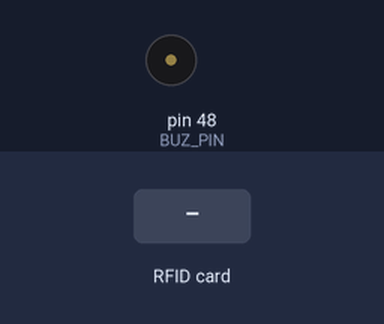
Bench run of a program on a simulated Arduino Mega 2560, built with avr-gcc and run on an emulated ATmega2560. Shown: buzzer (waves = sounding). The inputs (shaded band) are chosen by the test bench. Storage starts empty; no radio packets arrive unless stated; what the program prints to the serial monitor is not drawn.

Above: at 2.5 s.
2.6 s: RFID card 5E 7A 19 C4 held to the reader
At 10.1 s:
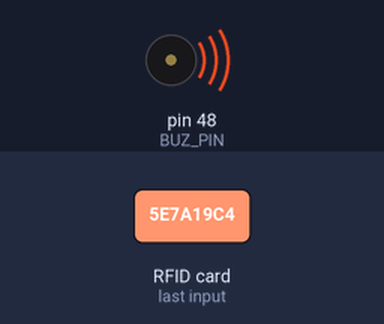
Timing chart, 0 to 11.6 s (numbered marks = the images above; inputs shaded):
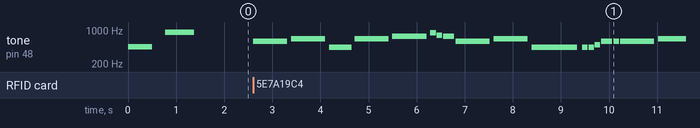

The program:

main.cpp
```cpp
#include <Arduino.h>
#include <RH_RF95.h>
#include <MFRC522.h>
#include <SD.h>

#include <SPI.h>

#include <megalovania.h>
#include <rickroll.h>

#define RFM_CS 4
#define RFM_INT 3
#define RFM_RST 2
#define RFM_FREQUENCY 434.2F

#define RFID_CS 7
#define RFID_RST 6
#define BUZ_PIN 48

RH_RF95 RFM = RH_RF95(RFM_CS, RFM_INT);
MFRC522 RFID = MFRC522(RFID_CS, RFID_RST);
File dataFile;

char* packet = (char*) malloc(200 * sizeof(char));

bool debug = true;
bool targetselected = false;

void play(uint8_t pin, uint16_t frequency, uint32_t duration) {
    tone(pin, frequency);
    delay(duration);
    noTone(pin);
}

void setup() {
    Serial.begin(9600);
    while (!Serial);

    Serial.println("[Debug] Starting initialisation...");
    play(BUZ_PIN, 450, 500);

    pinMode(RFM_RST, OUTPUT);
    digitalWrite(RFM_RST, LOW);
    delay(100);
    digitalWrite(RFM_RST, HIGH);
    delay(100);

    if (!RFM.init()) {
        Serial.println("[Debug] Failed to initialise RFM9x LoRa.");
    } else {
        RFM.setFrequency(RFM_FREQUENCY);
        RFM.setModeRx();
        Serial.println("[Debug] RFM9x LoRa initialised!");
    }

    if (!SD.begin(49)) {
        Serial.println("[Debug] Failed to initialise the SD card.");
    } else {
        Serial.println("[Debug] SD card initialised!");
    }

    RFID.PCD_Init();
    Serial.println("[Debug] RFID initialised!");
    play(BUZ_PIN, 900, 600);
}

void loop() {
    uint8_t buf[200];
    uint8_t len = sizeof(buf);
    if (RFM.recv(buf, &len)) {
        packet = (char*) buf;
        if (packet[0] == 'P' && packet[1] == 'R' && packet[2] == 'b' && packet[3] == '_') {
            if (debug) {
                Serial.print(packet);
                Serial.print(" (RSSI: ");
                Serial.print(RFM.lastRssi());
                Serial.print(")");
            }

            if (packet[4] == 'D') {
                dataFile = SD.open("datatext.txt", FILE_WRITE);
            }

            if (packet[4] == 'P') {
                dataFile = SD.open("poi.txt", FILE_WRITE);
            }

            if (dataFile) {
                dataFile.println(packet);
                dataFile.close();
            }
        }
    }

    while (!Serial.available() == 0) {
        if (Serial.readString() == "poi") {
            debug = false;
            dataFile = SD.open("poi.txt");
            if (dataFile) {
                Serial.write(dataFile.read());
                dataFile.close();
            }
        }

        if (Serial.readString() == "resume") {
            debug = true;
        }

        if (Serial.readString() == "target") {
            targetselected = true;
        }
    }

    while (targetselected) {
        Serial.print("Select where to land: ");
        while (!Serial.available() == 0) {
            String poi_num = Serial.readString();
            char poi_def[20];
            snprintf(poi_def, sizeof(poi_def), "PRb_PoI: %s", poi_num);

            RFM.send((uint8_t*) poi_def, sizeof(poi_def));
        }
    }


    if (RFID.PICC_IsNewCardPresent()) {
        rickroll(BUZ_PIN);
    }
}
```

rickroll.h
```cpp
//! This isn't mine, it was made by Chlorondria
//! Check it out here: https://musescore.com/chlorondria_5/never-gonna-give-you-up_alto-sax

#include <arduino.h>

#define NOTE_B0  31
#define NOTE_C1  33
#define NOTE_CS1 35
#define NOTE_D1  37
#define NOTE_DS1 39
#define NOTE_E1  41
#define NOTE_F1  44
#define NOTE_FS1 46
#define NOTE_G1  49
#define NOTE_GS1 52
#define NOTE_A1  55
#define NOTE_AS1 58
#define NOTE_B1  62
#define NOTE_C2  65
#define NOTE_CS2 69
#define NOTE_D2  73
#define NOTE_DS2 78
#define NOTE_E2  82
#define NOTE_F2  87
#define NOTE_FS2 93
#define NOTE_G2  98
#define NOTE_GS2 104
#define NOTE_A2  110
#define NOTE_AS2 117
#define NOTE_B2  123
#define NOTE_C3  131
#define NOTE_CS3 139
#define NOTE_D3  147
#define NOTE_DS3 156
#define NOTE_E3  165
#define NOTE_F3  175
#define NOTE_FS3 185
#define NOTE_G3  196
#define NOTE_GS3 208
#define NOTE_A3  220
#define NOTE_AS3 233
#define NOTE_B3  247
#define NOTE_C4  262
#define NOTE_CS4 277
#define NOTE_D4  294
#define NOTE_DS4 311
#define NOTE_E4  330
#define NOTE_F4  349
#define NOTE_FS4 370
#define NOTE_G4  392
#define NOTE_GS4 415
#define NOTE_A4  440
#define NOTE_AS4 466
#define NOTE_B4  494
#define NOTE_C5  523
#define NOTE_CS5 554
#define NOTE_D5  587
#define NOTE_DS5 622
#define NOTE_E5  659
#define NOTE_F5  698
#define NOTE_FS5 740
#define NOTE_G5  784
#define NOTE_GS5 831
#define NOTE_A5  880
#define NOTE_AS5 932
#define NOTE_B5  988
#define NOTE_C6  1047
#define NOTE_CS6 1109
#define NOTE_D6  1175
#define NOTE_DS6 1245
#define NOTE_E6  1319
#define NOTE_F6  1397
#define NOTE_FS6 1480
#define NOTE_G6  1568
#define NOTE_GS6 1661
#define NOTE_A6  1760
#define NOTE_AS6 1865
#define NOTE_B6  1976
#define NOTE_C7  2093
#define NOTE_CS7 2217
#define NOTE_D7  2349
#define NOTE_DS7 2489
#define NOTE_E7  2637
#define NOTE_F7  2794
#define NOTE_FS7 2960
#define NOTE_G7  3136
#define NOTE_GS7 3322
#define NOTE_A7  3520
#define NOTE_AS7 3729
#define NOTE_B7  3951
#define NOTE_C8  4186
#define NOTE_CS8 4435
#define NOTE_D8  4699
#define NOTE_DS8 4978
#define REST     0

int tempo = 114;
int melody[] = {
    NOTE_D5,-4, NOTE_E5,-4, NOTE_A4,4, //1
    NOTE_E5,-4, NOTE_FS5,-4, NOTE_A5,16, NOTE_G5,16, NOTE_FS5,8,
    NOTE_D5,-4, NOTE_E5,-4, NOTE_A4,2,
    NOTE_A4,16, NOTE_A4,16, NOTE_B4,16, NOTE_D5,8, NOTE_D5,16,
    NOTE_D5,-4, NOTE_E5,-4, NOTE_A4,4, //repeat from 1
    NOTE_E5,-4, NOTE_FS5,-4, NOTE_A5,16, NOTE_G5,16, NOTE_FS5,8,
    NOTE_D5,-4, NOTE_E5,-4, NOTE_A4,2,
    NOTE_A4,16, NOTE_A4,16, NOTE_B4,16, NOTE_D5,8, NOTE_D5,16,
    REST,4, NOTE_B4,8, NOTE_CS5,8, NOTE_D5,8, NOTE_D5,8, NOTE_E5,8, NOTE_CS5,-8,
    NOTE_B4,16, NOTE_A4,2, REST,4,

    REST,8, NOTE_B4,8, NOTE_B4,8, NOTE_CS5,8, NOTE_D5,8, NOTE_B4,4, NOTE_A4,8, //7
    NOTE_A5,8, REST,8, NOTE_A5,8, NOTE_E5,-4, REST,4,
    NOTE_B4,8, NOTE_B4,8, NOTE_CS5,8, NOTE_D5,8, NOTE_B4,8, NOTE_D5,8, NOTE_E5,8, REST,8,
    REST,8, NOTE_CS5,8, NOTE_B4,8, NOTE_A4,-4, REST,4,
    REST,8, NOTE_B4,8, NOTE_B4,8, NOTE_CS5,8, NOTE_D5,8, NOTE_B4,8, NOTE_A4,4,
    NOTE_E5,8, NOTE_E5,8, NOTE_E5,8, NOTE_FS5,8, NOTE_E5,4, REST,4,

    NOTE_D5,2, NOTE_E5,8, NOTE_FS5,8, NOTE_D5,8, //13
    NOTE_E5,8, NOTE_E5,8, NOTE_E5,8, NOTE_FS5,8, NOTE_E5,4, NOTE_A4,4,
    REST,2, NOTE_B4,8, NOTE_CS5,8, NOTE_D5,8, NOTE_B4,8,
    REST,8, NOTE_E5,8, NOTE_FS5,8, NOTE_E5,-4, NOTE_A4,16, NOTE_B4,16, NOTE_D5,16, NOTE_B4,16,
    NOTE_FS5,-8, NOTE_FS5,-8, NOTE_E5,-4, NOTE_A4,16, NOTE_B4,16, NOTE_D5,16, NOTE_B4,16,

    NOTE_E5,-8, NOTE_E5,-8, NOTE_D5,-8, NOTE_CS5,16, NOTE_B4,-8, NOTE_A4,16, NOTE_B4,16, NOTE_D5,16, NOTE_B4,16, //18
    NOTE_D5,4, NOTE_E5,8, NOTE_CS5,-8, NOTE_B4,16, NOTE_A4,8, NOTE_A4,8, NOTE_A4,8,
    NOTE_E5,4, NOTE_D5,2, NOTE_A4,16, NOTE_B4,16, NOTE_D5,16, NOTE_B4,16,
    NOTE_FS5,-8, NOTE_FS5,-8, NOTE_E5,-4, NOTE_A4,16, NOTE_B4,16, NOTE_D5,16, NOTE_B4,16,
    NOTE_A5,4, NOTE_CS5,8, NOTE_D5,-8, NOTE_CS5,16, NOTE_B4,8, NOTE_A4,16, NOTE_B4,16, NOTE_D5,16, NOTE_B4,16,

    NOTE_D5,4, NOTE_E5,8, NOTE_CS5,-8, NOTE_B4,16, NOTE_A4,4, NOTE_A4,8,  //23
    NOTE_E5,4, NOTE_D5,2, REST,4,
    REST,8, NOTE_B4,8, NOTE_D5,8, NOTE_B4,8, NOTE_D5,8, NOTE_E5,4, REST,8,
    REST,8, NOTE_CS5,8, NOTE_B4,8, NOTE_A4,-4, REST,4,
    REST,8, NOTE_B4,8, NOTE_B4,8, NOTE_CS5,8, NOTE_D5,8, NOTE_B4,8, NOTE_A4,4,
    REST,8, NOTE_A5,8, NOTE_A5,8, NOTE_E5,8, NOTE_FS5,8, NOTE_E5,8, NOTE_D5,8,

    REST,8, NOTE_A4,8, NOTE_B4,8, NOTE_CS5,8, NOTE_D5,8, NOTE_B4,8, //29
    REST,8, NOTE_CS5,8, NOTE_B4,8, NOTE_A4,-4, REST,4,
    NOTE_B4,8, NOTE_B4,8, NOTE_CS5,8, NOTE_D5,8, NOTE_B4,8, NOTE_A4,4, REST,8,
    REST,8, NOTE_E5,8, NOTE_E5,8, NOTE_FS5,4, NOTE_E5,-4,
    NOTE_D5,2, NOTE_D5,8, NOTE_E5,8, NOTE_FS5,8, NOTE_E5,4,
    NOTE_E5,8, NOTE_E5,8, NOTE_FS5,8, NOTE_E5,8, NOTE_A4,8, NOTE_A4,4,

    REST,-4, NOTE_A4,8, NOTE_B4,8, NOTE_CS5,8, NOTE_D5,8, NOTE_B4,8, //35
    REST,8, NOTE_E5,8, NOTE_FS5,8, NOTE_E5,-4, NOTE_A4,16, NOTE_B4,16, NOTE_D5,16, NOTE_B4,16,
    NOTE_FS5,-8, NOTE_FS5,-8, NOTE_E5,-4, NOTE_A4,16, NOTE_B4,16, NOTE_D5,16, NOTE_B4,16,
    NOTE_E5,-8, NOTE_E5,-8, NOTE_D5,-8, NOTE_CS5,16, NOTE_B4,8, NOTE_A4,16, NOTE_B4,16, NOTE_D5,16, NOTE_B4,16,
    NOTE_D5,4, NOTE_E5,8, NOTE_CS5,-8, NOTE_B4,16, NOTE_A4,4, NOTE_A4,8,

    NOTE_E5,4, NOTE_D5,2, NOTE_A4,16, NOTE_B4,16, NOTE_D5,16, NOTE_B4,16, //40
    NOTE_FS5,-8, NOTE_FS5,-8, NOTE_E5,-4, NOTE_A4,16, NOTE_B4,16, NOTE_D5,16, NOTE_B4,16,
    NOTE_A5,4, NOTE_CS5,8, NOTE_D5,-8, NOTE_CS5,16, NOTE_B4,8, NOTE_A4,16, NOTE_B4,16, NOTE_D5,16, NOTE_B4,16,
    NOTE_D5,4, NOTE_E5,8, NOTE_CS5,-8, NOTE_B4,16, NOTE_A4,4, NOTE_A4,8,
    NOTE_E5,4, NOTE_D5,2, NOTE_A4,16, NOTE_B4,16, NOTE_D5,16, NOTE_B4,16,

    NOTE_FS5,-8, NOTE_FS5,-8, NOTE_E5,-4, NOTE_A4,16, NOTE_B4,16, NOTE_D5,16, NOTE_B4,16, //45
    NOTE_A5,4, NOTE_CS5,8, NOTE_D5,-8, NOTE_CS5,16, NOTE_B4,8, NOTE_A4,16, NOTE_B4,16, NOTE_D5,16, NOTE_B4,16,
    NOTE_D5,4, NOTE_E5,8, NOTE_CS5,-8, NOTE_B4,16, NOTE_A4,4, NOTE_A4,8,
    NOTE_E5,4, NOTE_D5,2, NOTE_A4,16, NOTE_B4,16, NOTE_D5,16, NOTE_B4,16,
    NOTE_FS5,-8, NOTE_FS5,-8, NOTE_E5,-4, NOTE_A4,16, NOTE_B4,16, NOTE_D5,16, NOTE_B4,16, //45

    NOTE_A5,4, NOTE_CS5,8, NOTE_D5,-8, NOTE_CS5,16, NOTE_B4,8, NOTE_A4,16, NOTE_B4,16, NOTE_D5,16, NOTE_B4,16,
    NOTE_D5,4, NOTE_E5,8, NOTE_CS5,-8, NOTE_B4,16, NOTE_A4,4, NOTE_A4,8,

    NOTE_E5,4, NOTE_D5,2, REST,4
};

int notes = sizeof(melody) / sizeof(melody[0]) / 2;
int wholenote = (60000*4) / tempo;
int divider = 0, noteDuration = 0;

void rickroll(int buzzer) {
    for (int thisNote = 0; thisNote < notes * 2; thisNote = thisNote + 2) {
        divider = melody[thisNote + 1];
        if (divider > 0) {
            noteDuration = (wholenote) / divider;
        } else if (divider < 0) {
            noteDuration = (wholenote) / abs(divider);
            noteDuration *= 1.5;
        }

        tone(buzzer, melody[thisNote], noteDuration * 0.9);
        delay(noteDuration);
        noTone(buzzer);
    }
}
```

Source omitted: megalovania.h (27810 bytes)

Measured:
- after the input at 2.6 s, tone on pin 48 (BUZ_PIN): plays 587 Hz for 0.71 s, 659 Hz for 0.71 s, 440 Hz for 0.47 s, 659 Hz for 0.71 s, 740 Hz for 0.71 s, 880 Hz for 0.12 s … (18 notes in this stretch), starting at once
